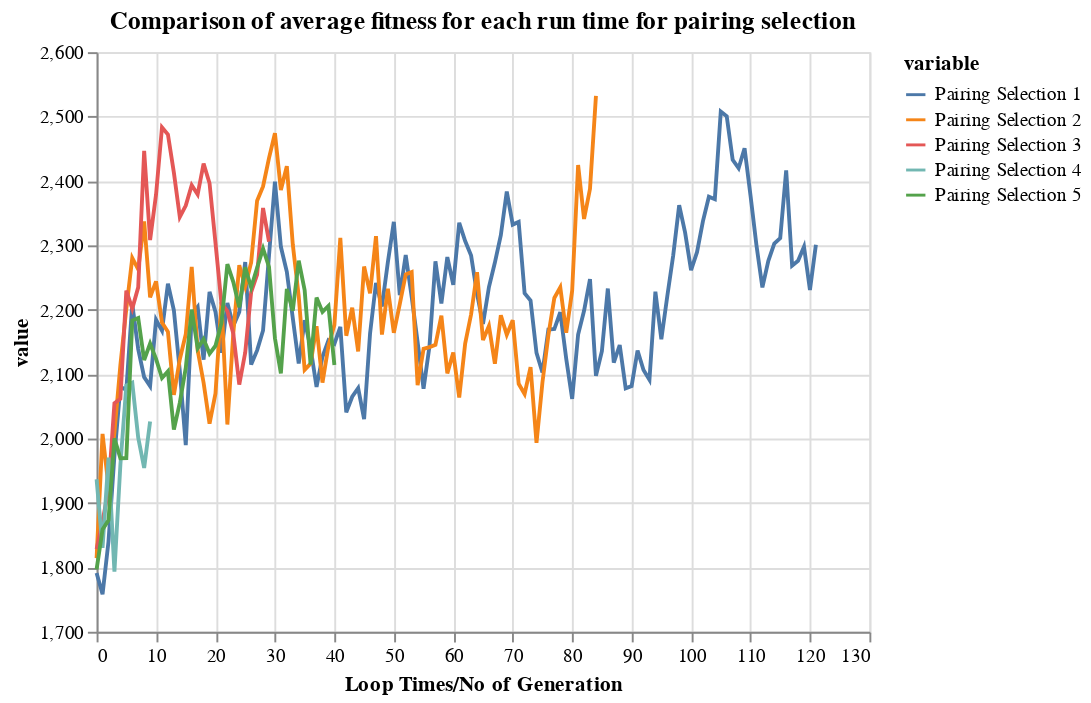
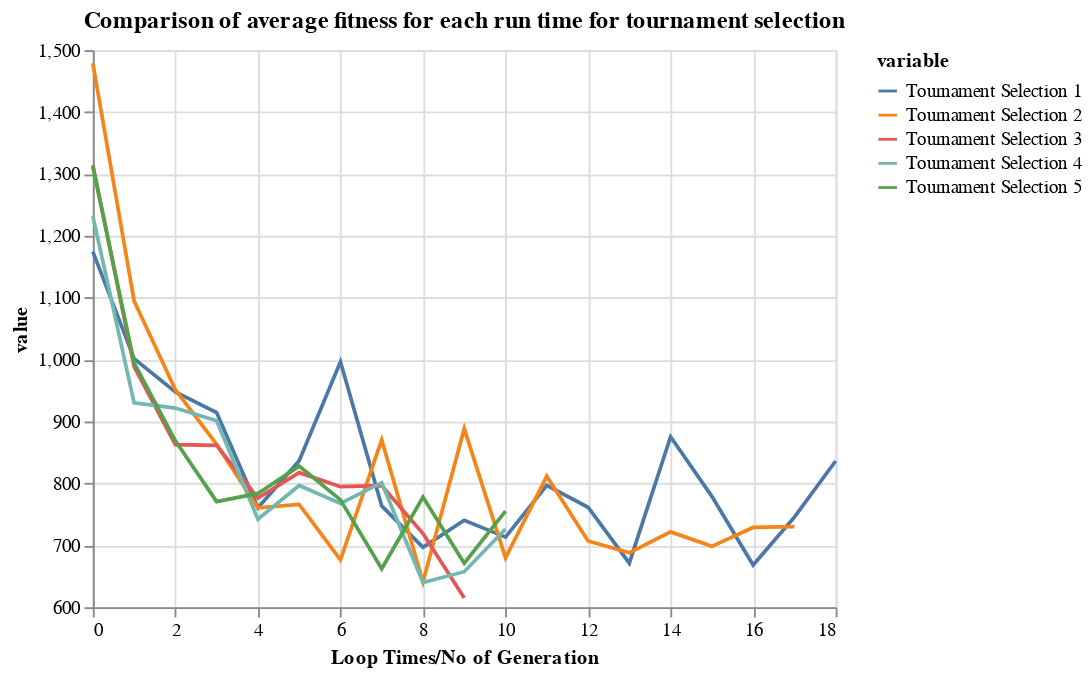
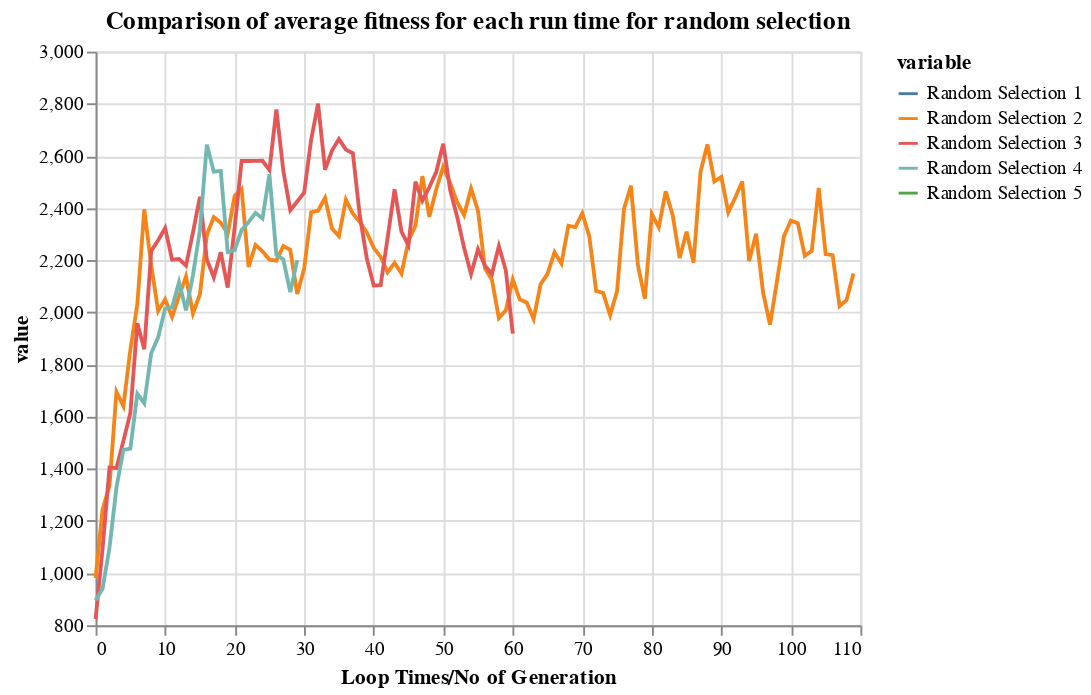

Here is the notebook cell these charts were saved with, in order:
### Code cell
chartp=alt.Chart(combinep,title="Comparison of average fitness for each run time for pairing selection").mark_line().encode(
        alt.Y('value',scale=alt.Scale(zero=False)),
        x='Loop Times/No of Generation',
        #y='value',
        color='variable'
        )

chartm=alt.Chart(combinem,title="Comparison of average fitness for each run time for tournament selection").mark_line().encode(
        alt.Y('value',scale=alt.Scale(zero=False)),
        x='Loop Times/No of Generation',
        #y='value',
        color='variable'
        )

chartr=alt.Chart(combiner,title="Comparison of average fitness for each run time for random selection").mark_line().encode(
        alt.Y('value',scale=alt.Scale(zero=False)),
        x='Loop Times/No of Generation',
        #y='value',
        color='variable'
        )
chartp.display()
chartm.display()
chartr.display()
barData1 = {"Pairing Selection":totalLoop1/5, "Tournament Selection":totalLoop2/5,"Random Selection":totalLoop3/5}
methods = list(barData1.keys())
noLoop = list(barData1.values())
fig1 = plt.figure(figsize = (10, 5))
plt.bar(methods, noLoop, width = 0.4)
plt.xlabel("Type of Methods")
plt.ylabel("Average number of Loops/No of Generations Needed")
plt.title("Average Loops/No of Generations Needed for Different Methods ")
plt.show()
barData2 = {"Pairing Selection":totalTime1/5, "Tournament Selection":totalTime2/5,"Random Selection":totalTime3/5}
methods = list(barData2.keys())
totalTime = list(barData2.values())
fig2 = plt.figure(figsize = (10, 5))
plt.bar(methods, totalTime, width = 0.4)
plt.xlabel("Type of Methods")
plt.ylabel("Average Time Needed")
plt.title("Average Time Needed for Different Methods ")
plt.show()

### Figure 1 — Vega-Lite specification as saved in the notebook (floating-point values rounded to 4 significant figures; data arrays with more than 128 entries replaced by an {"elided": "..."} marker saying what was removed)
{"config": {"view": {"continuousWidth": 400, "continuousHeight": 300}}, "data": {"name": "data-d1a60ea4f0c1ce5987289afa2c3a8644"}, "mark": "line", "encoding": {"color": {"field": "variable", "type": "nominal"}, "x": {"field": "Loop Times/No of Generation", "type": "quantitative"}, "y": {"field": "value", "scale": {"zero": false}, "type": "quantitative"}}, "title": "Comparison of average fitness for each run time for pairing selection", "$schema": "https://vega.github.io/schema/vega-lite/v4.17.0.json", "datasets": {"data-d1a60ea4f0c1ce5987289afa2c3a8644": {"elided": "610 records"}}}

### Figure 2 — Vega-Lite specification as saved in the notebook (floating-point values rounded to 4 significant figures)
{"config": {"view": {"continuousWidth": 400, "continuousHeight": 300}}, "data": {"name": "data-cb72a0576ab68cc77c989cf2b098300e"}, "mark": "line", "encoding": {"color": {"field": "variable", "type": "nominal"}, "x": {"field": "Loop Times/No of Generation", "type": "quantitative"}, "y": {"field": "value", "scale": {"zero": false}, "type": "quantitative"}}, "title": "Comparison of average fitness for each run time for tournament selection", "$schema": "https://vega.github.io/schema/vega-lite/v4.17.0.json", "datasets": {"data-cb72a0576ab68cc77c989cf2b098300e": [{"Loop Times/No of Generation": 0, "variable": "Tournament Selection 1", "value": 1174.0}, {"Loop Times/No of Generation": 1, "variable": "Tournament Selection 1", "value": 1002.0}, {"Loop Times/No of Generation": 2, "variable": "Tournament Selection 1", "value": 947.9}, {"Loop Times/No of Generation": 3, "variable": "Tournament Selection 1", "value": 914.5}, {"Loop Times/No of Generation": 4, "variable": "Tournament Selection 1", "value": 760.7}, {"Loop Times/No of Generation": 5, "variable": "Tournament Selection 1", "value": 836.8}, {"Loop Times/No of Generation": 6, "variable": "Tournament Selection 1", "value": 996.5}, {"Loop Times/No of Generation": 7, "variable": "Tournament Selection 1", "value": 763.7}, {"Loop Times/No of Generation": 8, "variable": "Tournament Selection 1", "value": 696.8}, {"Loop Times/No of Generation": 9, "variable": "Tournament Selection 1", "value": 740.5}, {"Loop Times/No of Generation": 10, "variable": "Tournament Selection 1", "value": 713.3}, {"Loop Times/No of Generation": 11, "variable": "Tournament Selection 1", "value": 797.0}, {"Loop Times/No of Generation": 12, "variable": "Tournament Selection 1", "value": 761.5}, {"Loop Times/No of Generation": 13, "variable": "Tournament Selection 1", "value": 671.2}, {"Loop Times/No of Generation": 14, "variable": "Tournament Selection 1", "value": 875.4}, {"Loop Times/No of Generation": 15, "variable": "Tournament Selection 1", "value": 779.2}, {"Loop Times/No of Generation": 16, "variable": "Tournament Selection 1", "value": 668.3}, {"Loop Times/No of Generation": 17, "variable": "Tournament Selection 1", "value": 745.6}, {"Loop Times/No of Generation": 18, "variable": "Tournament Selection 1", "value": 836.2}, {"Loop Times/No of Generation": 0, "variable": "Tournament Selection 2", "value": 1479.0}, {"Loop Times/No of Generation": 1, "variable": "Tournament Selection 2", "value": 1095.0}, {"Loop Times/No of Generation": 2, "variable": "Tournament Selection 2", "value": 951.2}, {"Loop Times/No of Generation": 3, "variable": "Tournament Selection 2", "value": 863.1}, {"Loop Times/No of Generation": 4, "variable": "Tournament Selection 2", "value": 760.6}, {"Loop Times/No of Generation": 5, "variable": "Tournament Selection 2", "value": 766.2}, {"Loop Times/No of Generation": 6, "variable": "Tournament Selection 2", "value": 676.7}, {"Loop Times/No of Generation": 7, "variable": "Tournament Selection 2", "value": 870.2}, {"Loop Times/No of Generation": 8, "variable": "Tournament Selection 2", "value": 641.0}, {"Loop Times/No of Generation": 9, "variable": "Tournament Selection 2", "value": 888.5}, {"Loop Times/No of Generation": 10, "variable": "Tournament Selection 2", "value": 679.9}, {"Loop Times/No of Generation": 11, "variable": "Tournament Selection 2", "value": 811.5}, {"Loop Times/No of Generation": 12, "variable": "Tournament Selection 2", "value": 707.0}, {"Loop Times/No of Generation": 13, "variable": "Tournament Selection 2", "value": 688.0}, {"Loop Times/No of Generation": 14, "variable": "Tournament Selection 2", "value": 721.7}, {"Loop Times/No of Generation": 15, "variable": "Tournament Selection 2", "value": 698.4}, {"Loop Times/No of Generation": 16, "variable": "Tournament Selection 2", "value": 728.9}, {"Loop Times/No of Generation": 17, "variable": "Tournament Selection 2", "value": 730.1}, {"Loop Times/No of Generation": 18, "variable": "Tournament Selection 2", "value": null}, {"Loop Times/No of Generation": 0, "variable": "Tournament Selection 3", "value": 1314.0}, {"Loop Times/No of Generation": 1, "variable": "Tournament Selection 3", "value": 988.6}, {"Loop Times/No of Generation": 2, "variable": "Tournament Selection 3", "value": 862.6}, {"Loop Times/No of Generation": 3, "variable": "Tournament Selection 3", "value": 861.6}, {"Loop Times/No of Generation": 4, "variable": "Tournament Selection 3", "value": 776.4}, {"Loop Times/No of Generation": 5, "variable": "Tournament Selection 3", "value": 817.5}, {"Loop Times/No of Generation": 6, "variable": "Tournament Selection 3", "value": 794.8}, {"Loop Times/No of Generation": 7, "variable": "Tournament Selection 3", "value": 796.6}, {"Loop Times/No of Generation": 8, "variable": "Tournament Selection 3", "value": 719.0}, {"Loop Times/No of Generation": 9, "variable": "Tournament Selection 3", "value": 615.0}, {"Loop Times/No of Generation": 10, "variable": "Tournament Selection 3", "value": null}, {"Loop Times/No of Generation": 11, "variable": "Tournament Selection 3", "value": null}, {"Loop Times/No of Generation": 12, "variable": "Tournament Selection 3", "value": null}, {"Loop Times/No of Generation": 13, "variable": "Tournament Selection 3", "value": null}, {"Loop Times/No of Generation": 14, "variable": "Tournament Selection 3", "value": null}, {"Loop Times/No of Generation": 15, "variable": "Tournament Selection 3", "value": null}, {"Loop Times/No of Generation": 16, "variable": "Tournament Selection 3", "value": null}, {"Loop Times/No of Generation": 17, "variable": "Tournament Selection 3", "value": null}, {"Loop Times/No of Generation": 18, "variable": "Tournament Selection 3", "value": null}, {"Loop Times/No of Generation": 0, "variable": "Tournament Selection 4", "value": 1232.0}, {"Loop Times/No of Generation": 1, "variable": "Tournament Selection 4", "value": 930.1}, {"Loop Times/No of Generation": 2, "variable": "Tournament Selection 4", "value": 921.7}, {"Loop Times/No of Generation": 3, "variable": "Tournament Selection 4", "value": 901.2}, {"Loop Times/No of Generation": 4, "variable": "Tournament Selection 4", "value": 742.2}, {"Loop Times/No of Generation": 5, "variable": "Tournament Selection 4", "value": 796.7}, {"Loop Times/No of Generation": 6, "variable": "Tournament Selection 4", "value": 767.8}, {"Loop Times/No of Generation": 7, "variable": "Tournament Selection 4", "value": 801.2}, {"Loop Times/No of Generation": 8, "variable": "Tournament Selection 4", "value": 639.9}, {"Loop Times/No of Generation": 9, "variable": "Tournament Selection 4", "value": 657.5}, {"Loop Times/No of Generation": 10, "variable": "Tournament Selection 4", "value": 726.4}, {"Loop Times/No of Generation": 11, "variable": "Tournament Selection 4", "value": null}, {"Loop Times/No of Generation": 12, "variable": "Tournament Selection 4", "value": null}, {"Loop Times/No of Generation": 13, "variable": "Tournament Selection 4", "value": null}, {"Loop Times/No of Generation": 14, "variable": "Tournament Selection 4", "value": null}, {"Loop Times/No of Generation": 15, "variable": "Tournament Selection 4", "value": null}, {"Loop Times/No of Generation": 16, "variable": "Tournament Selection 4", "value": null}, {"Loop Times/No of Generation": 17, "variable": "Tournament Selection 4", "value": null}, {"Loop Times/No of Generation": 18, "variable": "Tournament Selection 4", "value": null}, {"Loop Times/No of Generation": 0, "variable": "Tournament Selection 5", "value": 1312.0}, {"Loop Times/No of Generation": 1, "variable": "Tournament Selection 5", "value": 994.8}, {"Loop Times/No of Generation": 2, "variable": "Tournament Selection 5", "value": 869.0}, {"Loop Times/No of Generation": 3, "variable": "Tournament Selection 5", "value": 770.7}, {"Loop Times/No of Generation": 4, "variable": "Tournament Selection 5", "value": 783.9}, {"Loop Times/No of Generation": 5, "variable": "Tournament Selection 5", "value": 828.0}, {"Loop Times/No of Generation": 6, "variable": "Tournament Selection 5", "value": 773.4}, {"Loop Times/No of Generation": 7, "variable": "Tournament Selection 5", "value": 662.2}, {"Loop Times/No of Generation": 8, "variable": "Tournament Selection 5", "value": 777.9}, {"Loop Times/No of Generation": 9, "variable": "Tournament Selection 5", "value": 671.1}, {"Loop Times/No of Generation": 10, "variable": "Tournament Selection 5", "value": 755.3}, {"Loop Times/No of Generation": 11, "variable": "Tournament Selection 5", "value": null}, {"Loop Times/No of Generation": 12, "variable": "Tournament Selection 5", "value": null}, {"Loop Times/No of Generation": 13, "variable": "Tournament Selection 5", "value": null}, {"Loop Times/No of Generation": 14, "variable": "Tournament Selection 5", "value": null}, {"Loop Times/No of Generation": 15, "variable": "Tournament Selection 5", "value": null}, {"Loop Times/No of Generation": 16, "variable": "Tournament Selection 5", "value": null}, {"Loop Times/No of Generation": 17, "variable": "Tournament Selection 5", "value": null}, {"Loop Times/No of Generation": 18, "variable": "Tournament Selection 5", "value": null}]}}

### Figure 3 — Vega-Lite specification as saved in the notebook (floating-point values rounded to 4 significant figures; data arrays with more than 128 entries replaced by an {"elided": "..."} marker saying what was removed)
{"config": {"view": {"continuousWidth": 400, "continuousHeight": 300}}, "data": {"name": "data-5a91e4c1c83a35a3623cbf9e5293a4b2"}, "mark": "line", "encoding": {"color": {"field": "variable", "type": "nominal"}, "x": {"field": "Loop Times/No of Generation", "type": "quantitative"}, "y": {"field": "value", "scale": {"zero": false}, "type": "quantitative"}}, "title": "Comparison of average fitness for each run time for random selection", "$schema": "https://vega.github.io/schema/vega-lite/v4.17.0.json", "datasets": {"data-5a91e4c1c83a35a3623cbf9e5293a4b2": {"elided": "550 records"}}}
